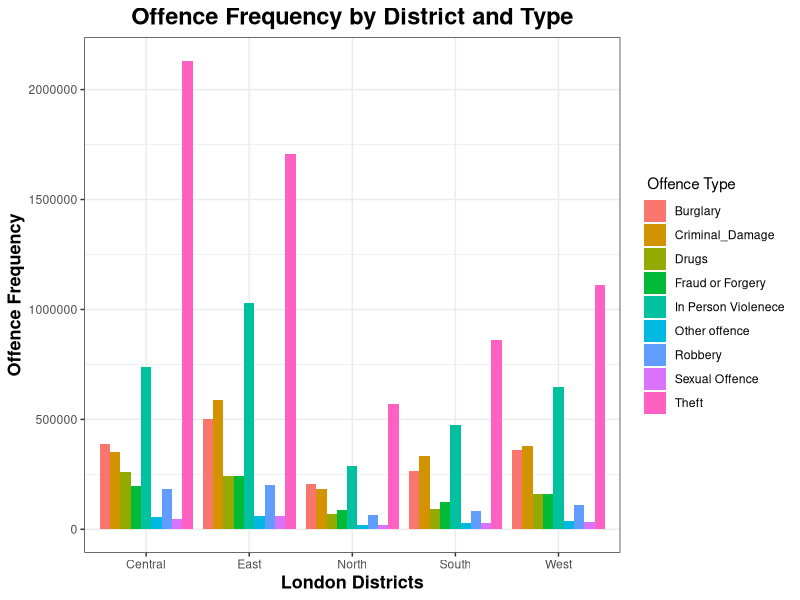
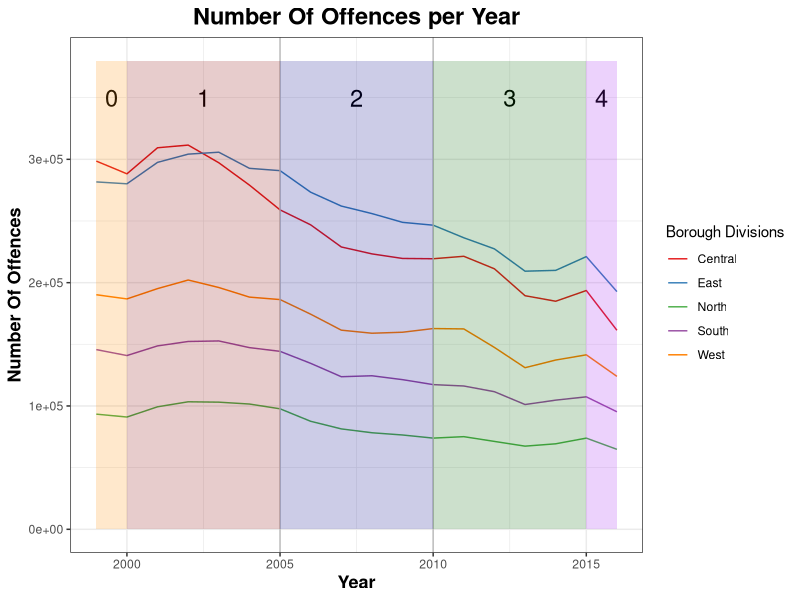
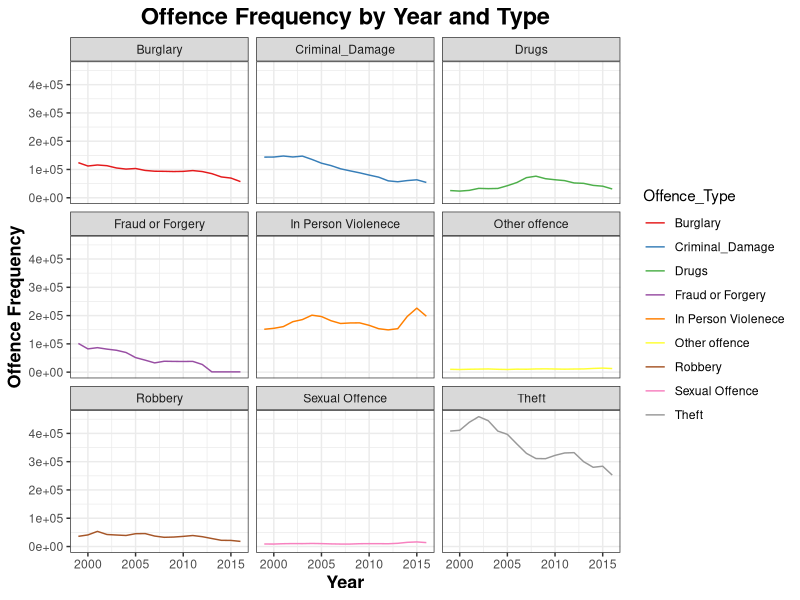
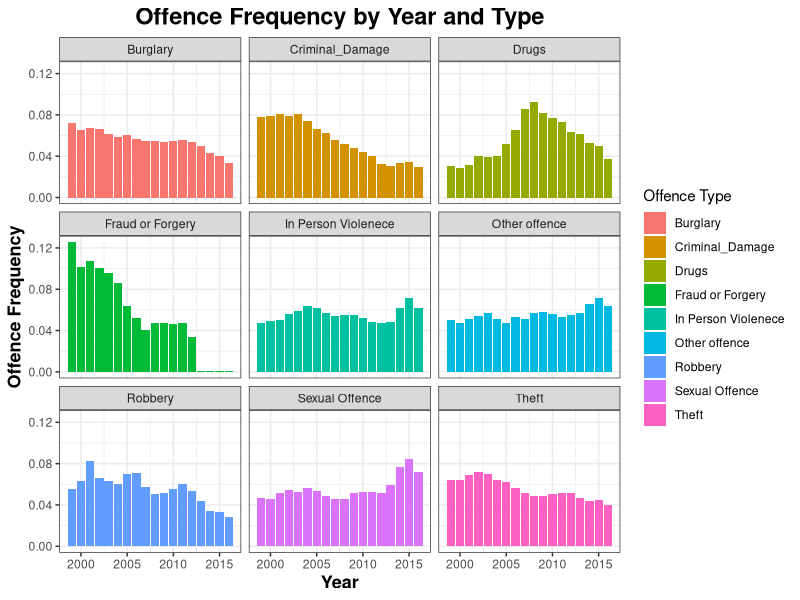
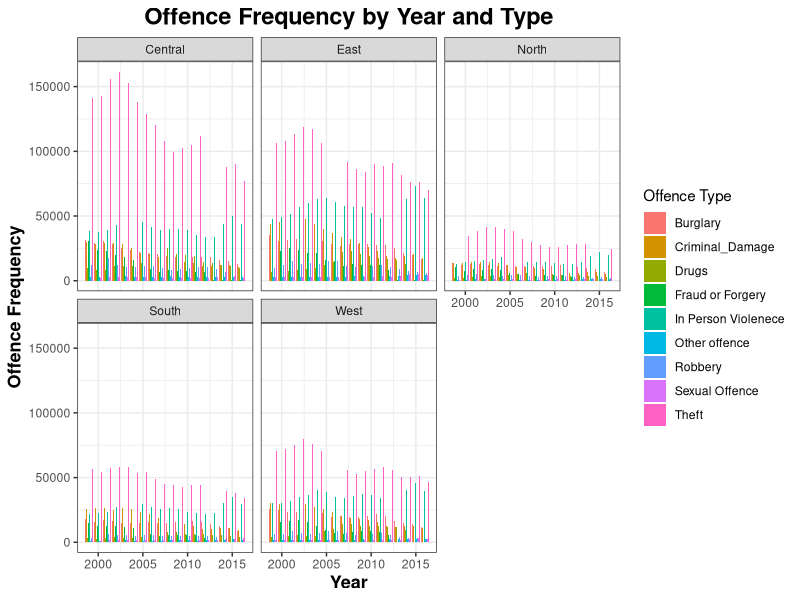

Reproduce these figures in R, in order.
#### Data Visualisations Shiny Project:


## Loading the libraries:
library(ggplot2)
library(dplyr)

##  Loading the needed data:
New_Offences <- as.data.frame(readr::read_csv('New Offences.csv'))

## Chart 1:

## Applying group_by:
Zones.Type <- New_Offences %>% group_by(., `Borough Divisions`, Offence_Type) %>% summarise(., Offences = sum(`Offence Frequency`))
Zones.Type

## Plotting the data in the form of a bar chart:
ggplot(Zones.Type) +
  geom_bar(aes(x=`Borough Divisions`, y = Offences , fill=Offence_Type), position='dodge', stat = 'identity') +
  labs(title = 'Offence Frequency by District and Type', x = 'London Districts', y = 'Offence Frequency') + scale_colour_brewer(palette='Set1') +
  theme_bw() + guides(fill=guide_legend(title= ' Offence Type')) + 
  theme(plot.title = element_text(face = 'bold', hjust = 0.5, size = 17), axis.title = element_text(face = 'bold', size = 13))





## Chart Number 2

## Applying group_by:
Zones.time <- New_Offences  %>% group_by(.,`Borough Divisions`, Year) %>% summarise(., Total_Offences = sum(`Offence Frequency`))
Zones.time

## Data is divided into specific time zones for analysis purposes:
ggplot(Zones.time, aes(x = Year, y = Total_Offences)) + geom_line(aes(colour = `Borough Divisions`)) +
  labs(title = 'Number Of Offences per Year', x = 'Year', y = 'Number Of Offences') + scale_colour_brewer(palette='Set1') +
  theme_bw() + theme(legend.key=element_blank()) + geom_vline(xintercept = c(2005,2010), colour='grey') +
  annotate("text", x = c((1999+2000)/2,(2000 + 2005)/2 ,(2005 + 2010)/2 ,(2010 + 2015)/2, (2015 + 2016)/2), y = 350000, label = c('0','1','2','3','4'), size=6) +
  annotate("rect", xmin = 1999, xmax = 2000, ymin = 0, ymax = 380000, alpha = .2, fill = 'darkorange') +
  annotate("rect", xmin = 2000, xmax = 2005, ymin = 0, ymax = 380000, alpha = .2, fill='darkred') +
  annotate("rect", xmin = 2005, xmax = 2010, ymin = 0, ymax = 380000, alpha = .2, fill='darkblue') +
  annotate("rect", xmin = 2010, xmax = 2015, ymin = 0, ymax = 380000, alpha = .2, fill='darkgreen') +
  annotate("rect", xmin = 2015, xmax = 2016, ymin = 0, ymax = 380000, alpha = .2, fill='purple') + guides(fill=guide_legend(title= 'Districts')) + 
  theme(plot.title = element_text(face = 'bold', hjust = 0.5, size = 17), axis.title = element_text(face = 'bold', size = 13))



## Chart Number 3:

## Applying group_by:
Offence_Type_By_Year <- New_Offences %>% group_by(., Offence_Type, Year) %>% summarise(., Total_Offences= sum(`Offence Frequency`))
Offence_Type_By_Year

## Plotting Data through ggplot:
ggplot(Offence_Type_By_Year, aes(x = Year, y = Total_Offences)) + geom_line(aes(colour = Offence_Type)) + facet_wrap(.~Offence_Type) +
  labs(title = 'Offence Frequency by Year and Type', x = 'Year', y = 'Offence Frequency') + scale_colour_brewer(palette='Set1') +
  scale_colour_brewer(palette='Set1') + theme_bw() + guides(fill=guide_legend(title= 'Offence Type')) + 
  theme(plot.title = element_text(face = 'bold', hjust = 0.5, size = 17), axis.title = element_text(face = 'bold', size = 13))



## Chart Number 4:

## Applying group_by:
Ratio_Per_Total_time <- New_Offences %>% group_by(Offence_Type, Year) %>% summarise(., Total_Offences = sum(`Offence Frequency`)) %>% mutate(., ratio = Total_Offences / sum(Total_Offences))
Ratio_Per_Total_time

## Plotting Data through ggplot:
ggplot(Ratio_Per_Total_time, aes(x= Year, y = ratio)) + geom_bar(position = 'dodge', stat = 'identity', aes(fill = Offence_Type)) + 
  facet_wrap(~ Offence_Type) + scale_colour_brewer(palette='Set1') +
  theme_bw() + labs(title = 'Offence Frequency by Year and Type', x = 'Year', y = 'Offence Frequency') + guides(fill=guide_legend(title= 'Offence Type')) + 
  theme(plot.title = element_text(face = 'bold', hjust = 0.5, size = 17), axis.title = element_text(face = 'bold', size = 13))


## Chart Number 5:
Offence_Type_By_District <- New_Offences %>% group_by(., Offence_Type, Year, `Borough Divisions`) %>% summarise(., Offence_Frequency = sum(`Offence Frequency`))

## Plotting Data through ggplot:
ggplot(Offence_Type_By_District, aes(x = Year, y  = Offence_Frequency )) + geom_bar(position = 'dodge', stat = 'identity', aes(fill = Offence_Type)) + facet_wrap(~`Borough Divisions`)+ scale_colour_brewer(palette='Set1') +
  theme_bw()   + labs(title = 'Offence Frequency by Year and Type', x = 'Year', y = 'Offence Frequency') + theme(plot.title = element_text(face = 'bold', hjust = 0.5, size = 17), axis.title = element_text(face = 'bold', size = 13)) + 
  guides(fill=guide_legend(title= 'Offence Type'))
  
